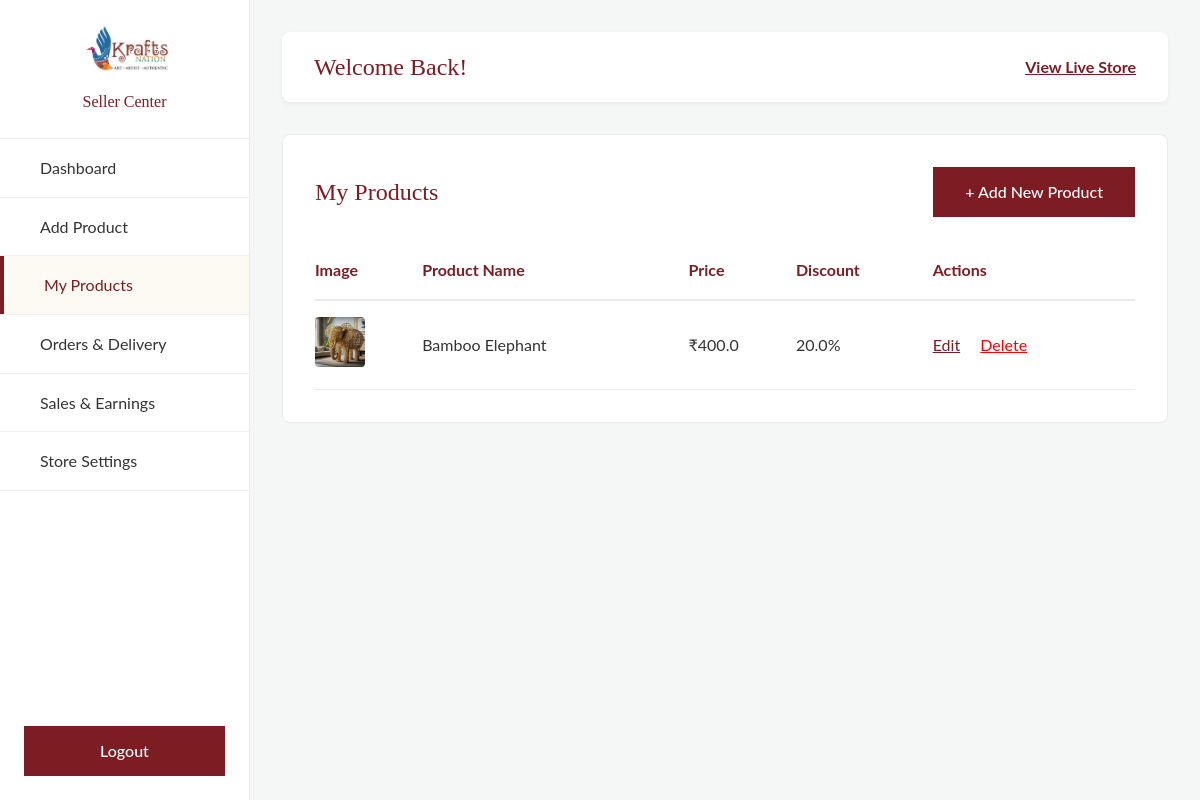
Page /seller/products (signed in) on the committed database.
### models/product.py (models this page shows)
class Product(db.Model):
    __tablename__ = 'products'
    id = db.Column(db.Integer, primary_key=True)
    name = db.Column(db.String(255), nullable=False)
    description = db.Column(db.Text, nullable=True)
    price = db.Column(db.Float, nullable=False)
    discount = db.Column(db.Float, default=0.0)
    seller_id = db.Column(db.Integer, db.ForeignKey('users.id'), nullable=False)
    seller = db.relationship('User', foreign_keys=[seller_id])
    image_1 = db.Column(db.String(255), nullable=True)
    image_2 = db.Column(db.String(255), nullable=True)
    image_3 = db.Column(db.String(255), nullable=True)
    image_4 = db.Column(db.String(255), nullable=True)
    image_5 = db.Column(db.String(255), nullable=True)
    created_at = db.Column(db.DateTime, default=datetime.utcnow)

### routes/seller.py (the view)
@bp.route('/products')
def my_products():
    if not check_seller(): return redirect(url_for('auth.login'))
    products = Product.query.filter_by(seller_id=session['user_id']).all()
    return render_template('seller/my_products.html', products=products)

### routes/seller.py (called while the page is built)
def check_seller():
    if not session.get('user_id') or session.get('role') != 'SELLER':
        flash('Please login as a seller to access this page.')
        return False
    return True

### templates/seller/my_products.html (shortened to what this page needs)
{% extends "seller/seller_base.html" %}
{% block content %}
<div style="background: white; border: 1px solid var(--border-color); padding: 2rem; border-radius: 8px;">
    <div style="display: flex; justify-content: space-between; align-items: center; margin-bottom: 1.5rem;">
        <h2 style="margin: 0; color: var(--color-primary);">My Products</h2>
        <a href="{{ url_for('seller.add_product') }}" class="btn-solid-primary">+ Add New Product</a>
    </div>
    {% if products %}
    <table style="width: 100%; border-collapse: collapse; text-align: left;">
        <thead>
            <tr style="border-bottom: 2px solid var(--border-color); color: var(--color-primary);">
                <th style="padding: 1rem 0;">Image</th>
                <th style="padding: 1rem 0;">Product Name</th>
                <th style="padding: 1rem 0;">Price</th>
                <th style="padding: 1rem 0;">Discount</th>
                <th style="padding: 1rem 0;">Actions</th>
            </tr>
        </thead>
        <tbody>
            {% for p in products %}
            <tr style="border-bottom: 1px solid var(--border-color);">
                <td style="padding: 1rem 0;">
                    {% if p.image_1 %}
                        <img src="{{ url_for('static', filename='images/' + p.image_1) }}" style="width: 50px; height: 50px; object-fit: cover; border-radius: 4px;">
                    {% else %}
                        <div style="width: 50px; height: 50px; background: #eee; border-radius: 4px;"></div>
                    {% endif %}
                </td>
                <td style="padding: 1rem 0;">{{ p.name }}</td>
                <td style="padding: 1rem 0;">₹{{ p.price }}</td>
                <td style="padding: 1rem 0;">{{ p.discount }}%</td>
                <td style="padding: 1rem 0;">
                    <a href="{{ url_for('seller.edit_product', product_id=p.id) }}" style="color: var(--color-primary); text-decoration: underline; margin-right: 1rem;">Edit</a>
                    <a href="{{ url_for('seller.delete_product', product_id=p.id) }}" style="color: red; text-decoration: underline;" onclick="return confirm('Are you sure you want to delete this product?');">Delete</a>
                </td>
            </tr>
            {% endfor %}
        </tbody>
    </table>
    {% endif %}
</div>
{% endblock %}

### static/css/style.css (style rules this page uses)
:root { --color-primary: #7d1c23; --color-primary-dark: #62141a; --color-cream: #fdfaf4; --color-white: #ffffff; --color-text: #333333; --color-text-muted: #555555; --color-warning: #2e7d32; --font-body: "Lato", sans-serif; --font-display: "Playfair Display", Georgia, serif; --border-color: #eaeaea; --transition: all 0.2s ease-in-out; }
* { margin: 0; padding: 0; box-sizing: border-box; }
body { font-family: var(--font-body); color: var(--color-text); background-color: var(--color-white); line-height: 1.6; }
h1, h2, h3, h4, h5, h6 { font-family: var(--font-display); font-weight: 500; }
a { text-decoration: none; color: inherit; transition: var(--transition); }
.btn-solid-primary { background-color: var(--color-primary); color: white; padding: 0.75rem 2rem; border: none; font-family: var(--font-body); font-weight: 500; cursor: pointer; }

### templates/seller/seller_base.html (style rules this page uses)
:root { --sidebar-width: 250px; }
body { background-color: #f4f7f6; margin: 0; padding: 0; display: flex; min-height: 100vh; }

### rows in the picture
Product: image_1 (picture), name "Bamboo Elephant", price "400.0", discount "20.0"
